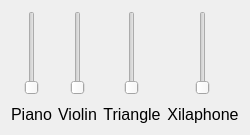
        <widget class="QWidget" name="musicalMode">
         <layout class="QGridLayout" name="gridLayout_4">
          <item row="0" column="0">
           <layout class="QVBoxLayout" name="verticalLayout_6">
            <property name="spacing">
             <number>10</number>
            </property>
            <item>
             <layout class="QHBoxLayout" name="horizontalLayout_21">
              <item>
               <widget class="QSlider" name="verticalSlider_11">
                <property name="orientation">
                 <enum>Qt::Vertical</enum>
                </property>
               </widget>
              </item>
             </layout>
            </item>
            <item>
             <layout class="QHBoxLayout" name="horizontalLayout_25">
              <item>
               <widget class="QLabel" name="label_13">
                <property name="maximumSize">
                 <size>
                  <width>11111</width>
                  <height>16777215</height>
                 </size>
                </property>
                <property name="styleSheet">
                 <string notr="true">font-size:16px;</string>
                </property>
                <property name="text">
                 <string>Piano</string>
                </property>
                <property name="alignment">
                 <set>Qt::AlignCenter</set>
                </property>
               </widget>
              </item>
             </layout>
            </item>
           </layout>
          </item>
          <item row="0" column="2">
           <layout class="QVBoxLayout" name="verticalLayout_14">
            <property name="spacing">
             <number>10</number>
            </property>
            <property name="sizeConstraint">
             <enum>QLayout::SetDefaultConstraint</enum>
            </property>
            <property name="leftMargin">
             <number>0</number>
            </property>
            <property name="bottomMargin">
             <number>0</number>
            </property>
            <item>
             <layout class="QHBoxLayout" name="horizontalLayout_30">
              <item>
               <widget class="QSlider" name="verticalSlider_13">
                <property name="orientation">
                 <enum>Qt::Vertical</enum>
                </property>
               </widget>
              </item>
             </layout>
            </item>
            <item>
             <layout class="QHBoxLayout" name="horizontalLayout_31">
              <item>
               <widget class="QLabel" name="label_15">
                <property name="maximumSize">
                 <size>
                  <width>11111</width>
                  <height>16777215</height>
                 </size>
                </property>
                <property name="styleSheet">
                 <string notr="true">font-size:16px;</string>
                </property>
                <property name="text">
                 <string>Triangle</string>
                </property>
                <property name="alignment">
                 <set>Qt::AlignCenter</set>
                </property>
               </widget>
              </item>
             </layout>
            </item>
           </layout>
          </item>
          <item row="0" column="3">
           <layout class="QVBoxLayout" name="verticalLayout_15">
            <property name="spacing">
             <number>10</number>
            </property>
            <item>
             <layout class="QHBoxLayout" name="horizontalLayout_32">
              <item>
               <widget class="QSlider" name="verticalSlider_14">
                <property name="orientation">
                 <enum>Qt::Vertical</enum>
                </property>
               </widget>
              </item>
             </layout>
            </item>
            <item>
             <layout class="QHBoxLayout" name="horizontalLayout_33">
              <item>
               <widget class="QLabel" name="label_16">
                <property name="maximumSize">
                 <size>
                  <width>1111</width>
                  <height>16777215</height>
                 </size>
                </property>
                <property name="styleSheet">
                 <string notr="true">font-size:16px;</string>
                </property>
                <property name="text">
                 <string>Xilaphone</string>
                </property>
                <property name="alignment">
                 <set>Qt::AlignCenter</set>
                </property>
               </widget>
              </item>
             </layout>
            </item>
           </layout>
          </item>
          <item row="0" column="1">
           <layout class="QVBoxLayout" name="verticalLayout_11">
            <property name="spacing">
             <number>10</number>
            </property>
            <item>
             <layout class="QHBoxLayout" name="horizontalLayout_28">
              <item>
               <widget class="QSlider" name="verticalSlider_12">
                <property name="orientation">
                 <enum>Qt::Vertical</enum>
                </property>
               </widget>
              </item>
             </layout>
            </item>
            <item>
             <layout class="QHBoxLayout" name="horizontalLayout_29">
              <item>
               <widget class="QLabel" name="label_14">
                <property name="maximumSize">
                 <size>
                  <width>11111</width>
                  <height>16777215</height>
                 </size>
                </property>
                <property name="styleSheet">
                 <string notr="true">font-size:16px;</string>
                </property>
                <property name="text">
                 <string>Violin</string>
                </property>
                <property name="alignment">
                 <set>Qt::AlignCenter</set>
                </property>
               </widget>
              </item>
             </layout>
            </item>
           </layout>
          </item>
         </layout>
        </widget>
